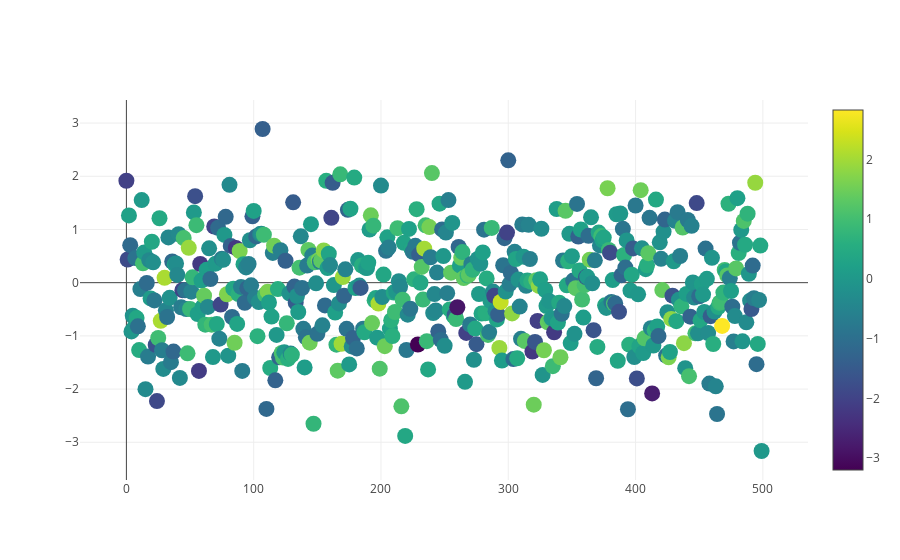

Notebook cell for this chart:
### Markdown cell above
### Scatter with a Color Dimension

### Code cell
N = 500

trace = go.Scatter(
    y = np.random.randn(N),
    mode = 'markers',
    marker = dict(
        size = 16,
        color = np.random.randn(N), # Set color equal to a variable
        colorscale = 'Viridis',
        showscale = True
    )
)

data = [trace]
plotly.offline.iplot(data)

### Figure 1 — Plotly figure (JSON) as saved in the notebook; plotly's stock layout.template omitted (floating-point values rounded to 4 significant figures; data arrays with more than 128 entries replaced by an {"elided": "..."} marker saying what was removed)
{"data": [{"marker": {"color": {"elided": "500 float values"}, "colorscale": "Viridis", "showscale": true, "size": 16}, "mode": "markers", "type": "scatter", "y": {"elided": "500 float values"}}], "layout": {}}
